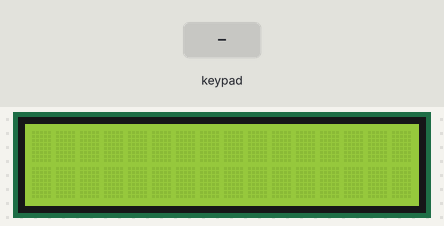
Recording of a sketch running on a simulated Arduino Mega 2560, built with avr-gcc and run on an emulated ATmega2560. Parts: 16×2 character LCD. The inputs (shaded band) are chosen by the test bench.

Above: at 1.2 s.
1.3 s: keypad keys 1 2 3 4 # pressed 0.4 s apart
At 3.9 s:
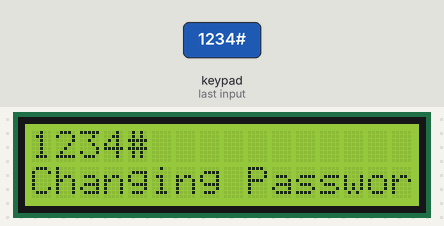
6.3 s: key '*' pressed
At 6.6 s:
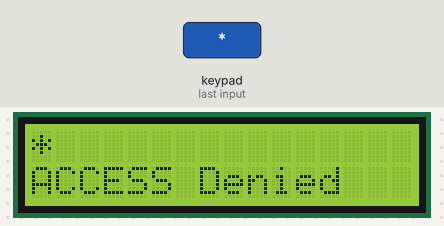
9.3 s: keypad keys 1 2 3 4 * pressed 0.4 s apart
At 11.4 s:
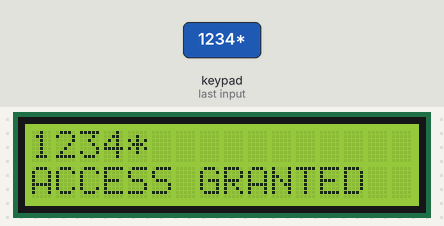
14.3 s: key '2' pressed
At 15.1 s:
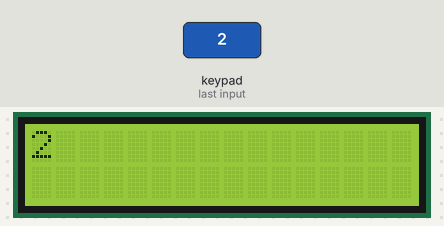
Timing chart, 0 to 16.8 s (numbered marks = the images above; inputs shaded):
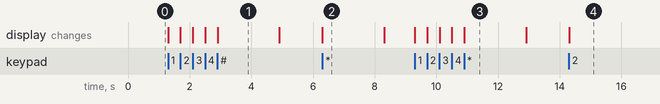

Measured:
- after the input at 1.3 s, the display: first changes at once (image 1 shows a later state)
- after the input at 6.3 s, the display: changes at once (image 2)
- after the input at 9.3 s, the display: first changes at once (image 3 shows a later state)
- after the input at 14.3 s, the display: changes at once (image 4)
- what the display in image 1 shows lasts 2.0 s, from 2.9 s to 4.9 s

The sketch:

HelloKeypad2.ino
```cpp
/* @file HelloKeypad.pde
|| @version 1.0
|| @author Alexander Brevig
|| @contact alexanderbrevig@gmail.com
||
|| @description
|| | Demonstrates the simplest use of the matrix Keypad library.
|| #
*/
#include <Keypad.h>
#include <LiquidCrystal.h>
#include <Password.h>
Password password =Password("1234");
//char password[] = {'1','2','3','4'};
//char* str = "0";
//char str[] = {};
char tmp[16];
char tmp2[16];
int i = 0;
const byte ROWS = 4; //four rows
const byte COLS = 3; //three columns
const int rs = 12, en = 11, d4 = 5, d5 = 4, d6 = 3, d7 = 2;
LiquidCrystal lcd(rs, en, d4, d5, d6, d7);
char keys[ROWS][COLS] = {
  {'1','2','3'},
  {'4','5','6'},
  {'7','8','9'},
  {'*','0','#'}
};
byte rowPins[ROWS] = {53, 51, 49, 47}; //connect to the row pinouts of the keypad
byte colPins[COLS] = {41, 43, 45}; //connect to the column pinouts of the keypad

Keypad keypad = Keypad( makeKeymap(keys), rowPins, colPins, ROWS, COLS );

void setup(){
  Serial.begin(9600);
  // set up the LCD's number of columns and rows:
  lcd.begin(16, 2);
}

void loop(){
  char key = keypad.getKey();
  if (key){
      lcd.print(key);
      if ((key != '*') && (key != '#')){
        /*
        int len = strlen(str);
        str[len] = key;
        str[len+1]='\0';
        */
        password.append(key);
        tmp[i] = key;
        i++;
      }
      else if (key == '*')  {
        if(password.evaluate()) {
          lcd.setCursor(0,1);
          lcd.print("ACCESS GRANTED");
          password.reset();
          delay(2000);
          lcd.clear();
          i=0;
          for(int j=0; j<16; j++){
              tmp[j] = '\0';
          }
        }
        else {
          lcd.setCursor(0,1);
          lcd.print("ACCESS Denied");
          password.reset();
          delay(2000);
          lcd.clear();
          i=0;
          for(int j=0; j<16; j++){
              tmp[j] = '\0';
          }
        }
      }
      else {
        //Password p =Password(tmp);
        lcd.setCursor(0,1);
        lcd.print("Changing Password");
        for(int j=0; j<16; j++){
              tmp2[j] = tmp[j];
        }
        password.set(tmp2);
        password.reset();
        delay(2000);
        lcd.clear();
        i=0;
        for(int j=0; j<16; j++){
              tmp[j] = '\0';
        }
      }
  }

}

//char *appendchar(char *szString, size_t strsize, char c)
//{
//  size_t len = strlen(szString);
//  if((len+1) < strsize)
//  {
//    szString[len++] = c;
//    szString[len] = '\0';
//    return szString;
//  }
//  return NULL;
//}
```
